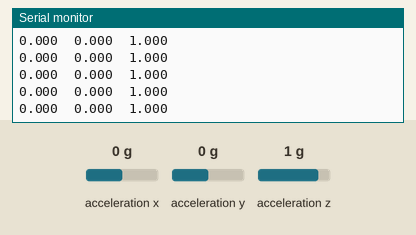
Bench run of a sketch on a simulated Arduino Uno, built with avr-gcc and run on an emulated ATmega328P. Shown: the last lines printed to the serial monitor. Inputs (shaded band) come from the test bench; at power-on: acceleration x 0 g, acceleration y 0 g, acceleration z 1 g.

Above: at 1.2 s.
1.3 s: acceleration x set to -1.4 g
At 1.36 s:
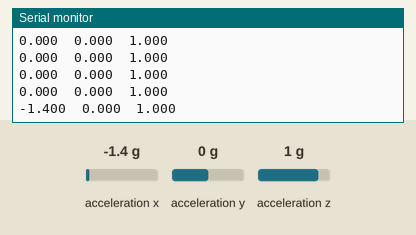
4.3 s: acceleration y set to -1.4 g
At 4.31 s:
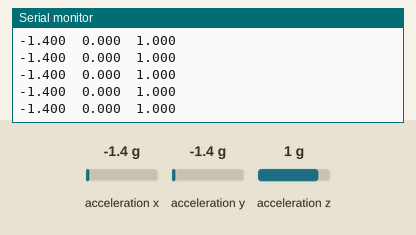
5.8 s: acceleration z set to -1.4 g
At 5.81 s:
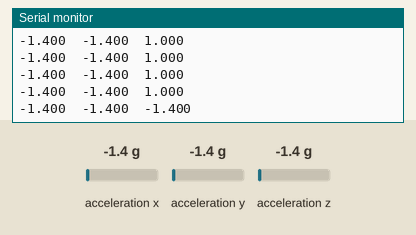

Measured:
- after the input at 1.3 s, the serial monitor: prints a new line after 0.05 s (image 1)

The sketch:

Example1_BasicReading.ino
```cpp
#include <SparkFun_MMA8452Q.h>

/*
  Library for the MMA8452Q
  By: Jim Lindblom and Andrea DeVore
  SparkFun Electronics

  Do you like this library? Help support SparkFun. Buy a board!
  https://www.sparkfun.com/products/14587

  This sketch uses the SparkFun_MMA8452Q library to initialize
  the accelerometer and stream calcuated x, y, z, acceleration
  values from it (in g units).

  Hardware hookup:
  Arduino --------------- MMA8452Q Breakout
    3.3V  ---------------     3.3V
    GND   ---------------     GND
  SDA (A4) --\/330 Ohm\/--    SDA
  SCL (A5) --\/330 Ohm\/--    SCL

  The MMA8452Q is a 3.3V max sensor, so you'll need to do some
  level-shifting between the Arduino and the breakout. Series
  resistors on the SDA and SCL lines should do the trick.

  License: This code is public domain, but if you see me
  (or any other SparkFun employee) at the local, and you've
  found our code helpful, please buy us a round (Beerware
  license).

  Distributed as is; no warrenty given.
*/

#include <Wire.h>                 // Must include Wire library for I2C
#include "SparkFun_MMA8452Q.h"    // Click here to get the library: http://librarymanager/All#SparkFun_MMA8452Q

MMA8452Q accel;                   // create instance of the MMA8452 class

int DELAY_BETWEEN_SAMPLES = 50;

void setup() {
  Serial.begin(9600);
  Serial.println("MMA8452Q Basic Reading Code!");
  Wire.begin();

  if (accel.begin() == false) {
    Serial.println("Not Connected. Please check connections and read the hookup guide.");
    while (1);
  }
}

void loop() {
  if (accel.available()) {      // Wait for new data from accelerometer
    // Acceleration of x, y, and z directions in g units
    Serial.print(accel.getCalculatedX(), 3);
    Serial.print("\t");
    Serial.print(accel.getCalculatedY(), 3);
    Serial.print("\t");
    Serial.print(accel.getCalculatedZ(), 3);
    Serial.println();
    delay(DELAY_BETWEEN_SAMPLES);
  }
}
```
